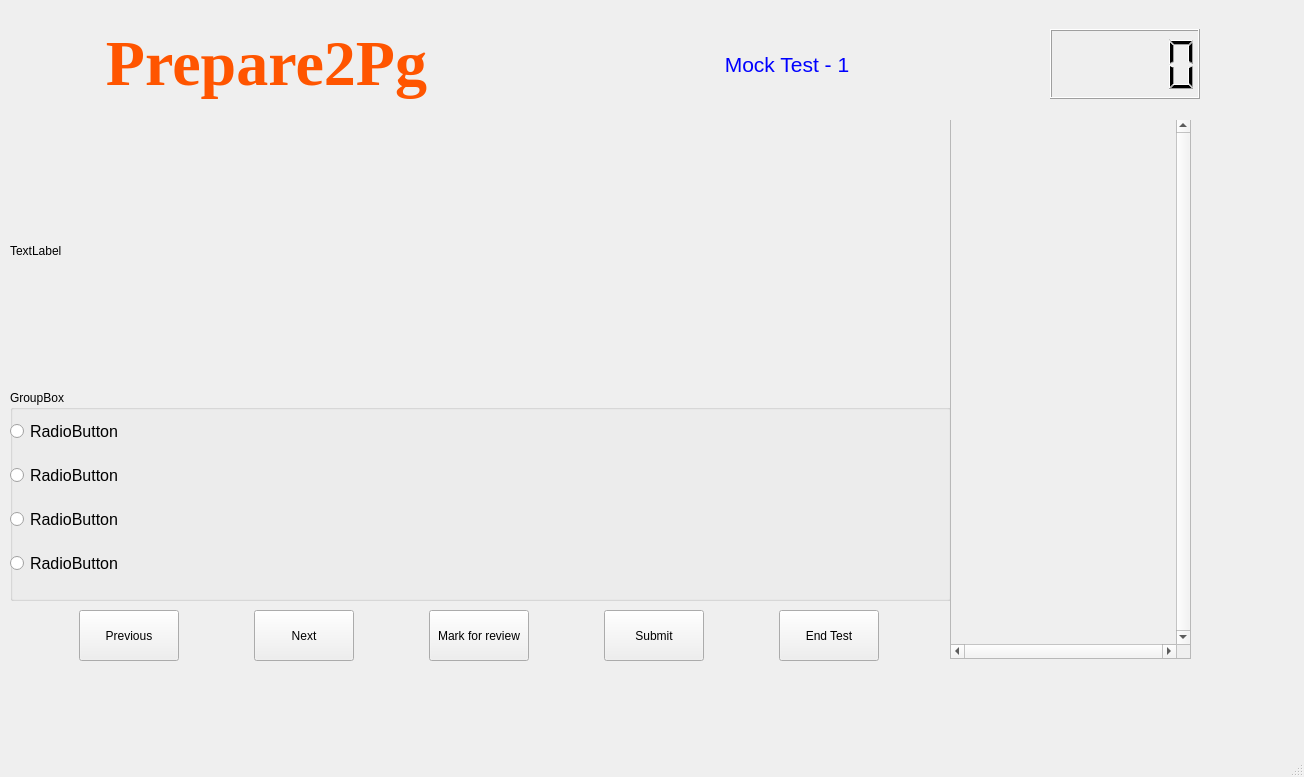
<?xml version="1.0" encoding="UTF-8"?>
<ui version="4.0">
 <class>prepare2Pg</class>
 <widget class="QMainWindow" name="prepare2Pg">
  <property name="geometry">
   <rect>
    <x>0</x>
    <y>0</y>
    <width>1304</width>
    <height>777</height>
   </rect>
  </property>
  <property name="windowTitle">
   <string>MainWindow</string>
  </property>
  <widget class="QWidget" name="centralwidget">
   <widget class="QWidget" name="layoutWidget">
    <property name="geometry">
     <rect>
      <x>10</x>
      <y>390</y>
      <width>941</width>
      <height>211</height>
     </rect>
    </property>
    <layout class="QVBoxLayout" name="verticalLayout_5">
     <item>
      <widget class="QGroupBox" name="groupBox">
       <property name="title">
        <string>GroupBox</string>
       </property>
       <widget class="QWidget" name="layoutWidget">
        <property name="geometry">
         <rect>
          <x>0</x>
          <y>10</y>
          <width>1021</width>
          <height>191</height>
         </rect>
        </property>
        <layout class="QVBoxLayout" name="verticalLayout_3">
         <property name="topMargin">
          <number>6</number>
         </property>
         <item>
          <widget class="QRadioButton" name="optARadioButton">
           <property name="font">
            <font>
             <pointsize>12</pointsize>
            </font>
           </property>
           <property name="text">
            <string>RadioButton</string>
           </property>
           <attribute name="buttonGroup">
            <string notr="true">buttonGroup</string>
           </attribute>
          </widget>
         </item>
         <item>
          <widget class="QRadioButton" name="optBRadioButton">
           <property name="font">
            <font>
             <pointsize>12</pointsize>
            </font>
           </property>
           <property name="text">
            <string>RadioButton</string>
           </property>
           <attribute name="buttonGroup">
            <string notr="true">buttonGroup</string>
           </attribute>
          </widget>
         </item>
         <item>
          <widget class="QRadioButton" name="optCRadioButton">
           <property name="font">
            <font>
             <pointsize>12</pointsize>
            </font>
           </property>
           <property name="text">
            <string>RadioButton</string>
           </property>
           <attribute name="buttonGroup">
            <string notr="true">buttonGroup</string>
           </attribute>
          </widget>
         </item>
         <item>
          <widget class="QRadioButton" name="optDRadioButton">
           <property name="font">
            <font>
             <pointsize>12</pointsize>
            </font>
           </property>
           <property name="text">
            <string>RadioButton</string>
           </property>
           <attribute name="buttonGroup">
            <string notr="true">buttonGroup</string>
           </attribute>
          </widget>
         </item>
        </layout>
       </widget>
      </widget>
     </item>
    </layout>
   </widget>
   <widget class="QWidget" name="layoutWidget">
    <property name="geometry">
     <rect>
      <x>10</x>
      <y>120</y>
      <width>941</width>
      <height>261</height>
     </rect>
    </property>
    <layout class="QHBoxLayout" name="horizontalLayout_4">
     <item>
      <widget class="QLabel" name="QuestionLabel">
       <property name="text">
        <string>TextLabel</string>
       </property>
       <property name="scaledContents">
        <bool>true</bool>
       </property>
       <property name="wordWrap">
        <bool>true</bool>
       </property>
      </widget>
     </item>
    </layout>
   </widget>
   <widget class="QWidget" name="layoutWidget">
    <property name="geometry">
     <rect>
      <x>10</x>
      <y>610</y>
      <width>941</width>
      <height>51</height>
     </rect>
    </property>
    <layout class="QHBoxLayout" name="horizontalLayout_2">
     <item>
      <widget class="QPushButton" name="previousBtn">
       <property name="maximumSize">
        <size>
         <width>100</width>
         <height>70</height>
        </size>
       </property>
       <property name="text">
        <string>Previous</string>
       </property>
      </widget>
     </item>
     <item>
      <widget class="QPushButton" name="nextBtn">
       <property name="maximumSize">
        <size>
         <width>100</width>
         <height>70</height>
        </size>
       </property>
       <property name="text">
        <string>Next</string>
       </property>
      </widget>
     </item>
     <item>
      <widget class="QPushButton" name="reviewBtn">
       <property name="maximumSize">
        <size>
         <width>100</width>
         <height>70</height>
        </size>
       </property>
       <property name="text">
        <string>Mark for review</string>
       </property>
      </widget>
     </item>
     <item>
      <widget class="QPushButton" name="submitBtn">
       <property name="maximumSize">
        <size>
         <width>100</width>
         <height>70</height>
        </size>
       </property>
       <property name="text">
        <string>Submit</string>
       </property>
      </widget>
     </item>
     <item>
      <widget class="QPushButton" name="endTestBtn">
       <property name="maximumSize">
        <size>
         <width>100</width>
         <height>70</height>
        </size>
       </property>
       <property name="text">
        <string>End Test</string>
       </property>
      </widget>
     </item>
    </layout>
   </widget>
   <widget class="QWidget" name="layoutWidget">
    <property name="geometry">
     <rect>
      <x>9</x>
      <y>9</y>
      <width>1191</width>
      <height>111</height>
     </rect>
    </property>
    <layout class="QHBoxLayout" name="horizontalLayout">
     <item>
      <widget class="QLabel" name="medPg">
       <property name="font">
        <font>
         <family>Times New Roman</family>
         <pointsize>48</pointsize>
         <weight>75</weight>
         <bold>true</bold>
        </font>
       </property>
       <property name="text">
        <string>&lt;html&gt;&lt;head/&gt;&lt;body&gt;&lt;p align=&quot;center&quot;&gt;&lt;span style=&quot; color:#ff5500;&quot;&gt;Prepare2Pg&lt;/span&gt;&lt;/p&gt;&lt;/body&gt;&lt;/html&gt;</string>
       </property>
      </widget>
     </item>
     <item>
      <widget class="QLabel" name="testNameLabel">
       <property name="text">
        <string>&lt;html&gt;&lt;head/&gt;&lt;body&gt;&lt;p align=&quot;center&quot;&gt;&lt;span style=&quot; font-size:16pt; color:#0000ff;&quot;&gt;Mock Test - 1&lt;/span&gt;&lt;/p&gt;&lt;/body&gt;&lt;/html&gt;</string>
       </property>
      </widget>
     </item>
     <item>
      <widget class="QLCDNumber" name="lcdNumber">
       <property name="maximumSize">
        <size>
         <width>150</width>
         <height>70</height>
        </size>
       </property>
      </widget>
     </item>
    </layout>
   </widget>
   <widget class="QWidget" name="layoutWidget">
    <property name="geometry">
     <rect>
      <x>950</x>
      <y>120</y>
      <width>261</width>
      <height>541</height>
     </rect>
    </property>
    <layout class="QVBoxLayout" name="verticalLayout_2">
     <item>
      <widget class="QWidget" name="widget" native="true">
       <widget class="QScrollArea" name="scrollArea">
        <property name="geometry">
         <rect>
          <x>0</x>
          <y>-2</y>
          <width>241</width>
          <height>541</height>
         </rect>
        </property>
        <property name="styleSheet">
         <string notr="true"/>
        </property>
        <property name="verticalScrollBarPolicy">
         <enum>Qt::ScrollBarAlwaysOn</enum>
        </property>
        <property name="horizontalScrollBarPolicy">
         <enum>Qt::ScrollBarAlwaysOn</enum>
        </property>
        <property name="widgetResizable">
         <bool>true</bool>
        </property>
        <widget class="QWidget" name="scrollAreaWidgetContents">
         <property name="geometry">
          <rect>
           <x>0</x>
           <y>0</y>
           <width>222</width>
           <height>522</height>
          </rect>
         </property>
         <layout class="QGridLayout" name="gridLayout"/>
        </widget>
       </widget>
      </widget>
     </item>
    </layout>
   </widget>
  </widget>
  <widget class="QMenuBar" name="menubar">
   <property name="geometry">
    <rect>
     <x>0</x>
     <y>0</y>
     <width>1304</width>
     <height>21</height>
    </rect>
   </property>
  </widget>
  <widget class="QStatusBar" name="statusbar"/>
 </widget>
 <resources/>
 <connections/>
 <buttongroups>
  <buttongroup name="buttonGroup"/>
 </buttongroups>
</ui>
